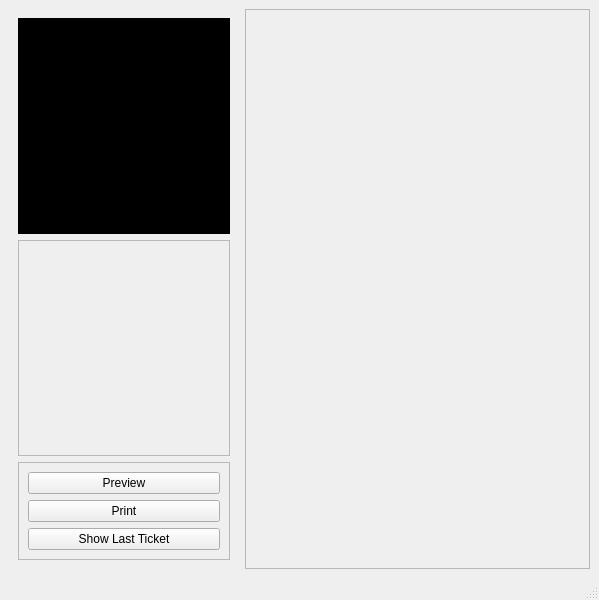
<?xml version="1.0" encoding="UTF-8"?>
<ui version="4.0">
 <class>MainWindow2</class>
 <widget class="QMainWindow" name="MainWindow2">
  <property name="geometry">
   <rect>
    <x>0</x>
    <y>0</y>
    <width>599</width>
    <height>600</height>
   </rect>
  </property>
  <property name="windowTitle">
   <string>MainWindow</string>
  </property>
  <widget class="QWidget" name="centralwidget">
   <layout class="QHBoxLayout" name="horizontalLayout">
    <item>
     <widget class="QWidget" name="widget" native="true">
      <property name="sizePolicy">
       <sizepolicy hsizetype="Preferred" vsizetype="Preferred">
        <horstretch>10</horstretch>
        <verstretch>0</verstretch>
       </sizepolicy>
      </property>
      <layout class="QVBoxLayout" name="verticalLayout">
       <item>
        <widget class="QWidget" name="videoWidget" native="true">
         <property name="sizePolicy">
          <sizepolicy hsizetype="Preferred" vsizetype="Preferred">
           <horstretch>0</horstretch>
           <verstretch>1</verstretch>
          </sizepolicy>
         </property>
         <property name="styleSheet">
          <string notr="true">background-color: rgb(0, 0, 0);</string>
         </property>
        </widget>
       </item>
       <item>
        <widget class="QFrame" name="frame">
         <property name="sizePolicy">
          <sizepolicy hsizetype="Preferred" vsizetype="Preferred">
           <horstretch>0</horstretch>
           <verstretch>1</verstretch>
          </sizepolicy>
         </property>
         <property name="minimumSize">
          <size>
           <width>175</width>
           <height>0</height>
          </size>
         </property>
         <property name="frameShape">
          <enum>QFrame::StyledPanel</enum>
         </property>
         <property name="frameShadow">
          <enum>QFrame::Raised</enum>
         </property>
        </widget>
       </item>
       <item>
        <widget class="QFrame" name="frame_Test">
         <property name="frameShape">
          <enum>QFrame::StyledPanel</enum>
         </property>
         <property name="frameShadow">
          <enum>QFrame::Raised</enum>
         </property>
         <layout class="QVBoxLayout" name="verticalLayout_2">
          <item>
           <widget class="QPushButton" name="pushButton_1">
            <property name="text">
             <string>Preview</string>
            </property>
           </widget>
          </item>
          <item>
           <widget class="QPushButton" name="pushButton_2">
            <property name="text">
             <string>Print</string>
            </property>
           </widget>
          </item>
          <item>
           <widget class="QPushButton" name="pushButton">
            <property name="text">
             <string>Show Last Ticket</string>
            </property>
           </widget>
          </item>
         </layout>
        </widget>
       </item>
      </layout>
     </widget>
    </item>
    <item>
     <widget class="QFrame" name="ticket">
      <property name="sizePolicy">
       <sizepolicy hsizetype="Preferred" vsizetype="Preferred">
        <horstretch>15</horstretch>
        <verstretch>0</verstretch>
       </sizepolicy>
      </property>
      <property name="styleSheet">
       <string notr="true"/>
      </property>
      <property name="frameShape">
       <enum>QFrame::StyledPanel</enum>
      </property>
      <property name="frameShadow">
       <enum>QFrame::Raised</enum>
      </property>
      <layout class="QVBoxLayout" name="verticalLayout_3"/>
     </widget>
    </item>
   </layout>
  </widget>
  <widget class="QMenuBar" name="menuBar">
   <property name="geometry">
    <rect>
     <x>0</x>
     <y>0</y>
     <width>599</width>
     <height>20</height>
    </rect>
   </property>
  </widget>
  <widget class="StatusBar" name="statusBar"/>
 </widget>
 <customwidgets>
  <customwidget>
   <class>StatusBar</class>
   <extends>QStatusBar</extends>
   <header>statusbar.h</header>
  </customwidget>
 </customwidgets>
 <resources/>
 <connections/>
</ui>
